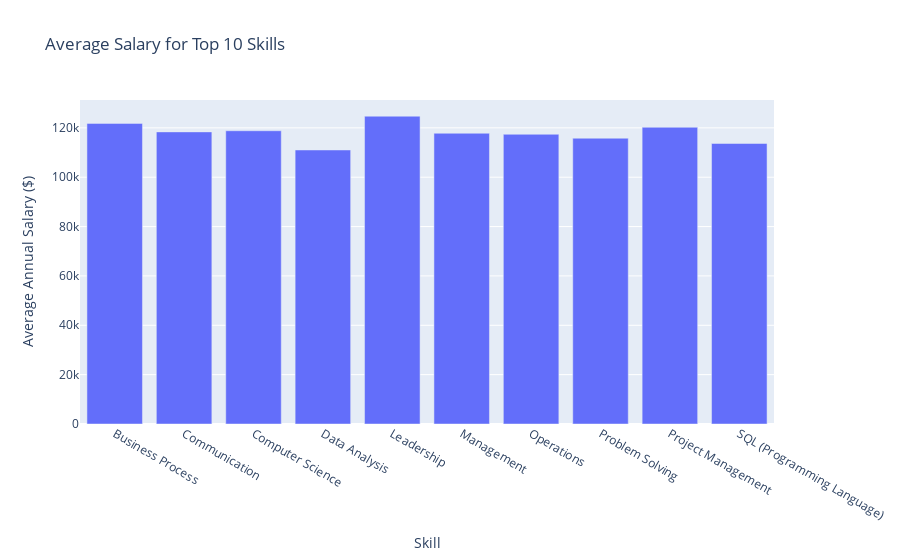

This figure's notebook cell:
### Markdown cell above
#### 5.1.2 Top Skills vs. Average Salary

### Code cell
# 5.1.2 Visual - Skills vs. Salary
import plotly.express as px
import ast

# This function safely converts the string of a list into an actual list
def parse_skills(skill_list_str):
    try:
        return ast.literal_eval(skill_list_str)
    except (ValueError, SyntaxError):
        return []

# Create a new column with the cleaned lists of skills
df['SKILLS_LIST'] = df['SKILLS_NAME'].apply(parse_skills)

# Create a new DataFrame where each skill gets its own row
df_skills_exploded = df.explode('SKILLS_LIST')

# --- Now, create the chart using the cleaned data ---
top_10_skills_by_count = df_skills_exploded['SKILLS_LIST'].value_counts().nlargest(10).index
df_top_skills = df_skills_exploded[df_skills_exploded['SKILLS_LIST'].isin(top_10_skills_by_count)]

avg_salary_for_top_skills = df_top_skills.groupby('SKILLS_LIST')['SALARY'].mean().reset_index()

fig2 = px.bar(
    avg_salary_for_top_skills,
    x='SKILLS_LIST',
    y="SALARY",
    title="Average Salary for Top 10 Skills",
    labels={'SKILLS_LIST': "Skill", "SALARY": "Average Annual Salary ($)"}
)
fig2.show()

### Figure 1 — Plotly figure (JSON) as saved in the notebook; plotly's stock layout.template omitted (floating-point values rounded to 4 significant figures)
{"data": [{"hovertemplate": "Skill=%{x}<br>Average Annual Salary ($)=%{y}<extra></extra>", "legendgroup": "", "marker": {"color": "#636efa", "pattern": {"shape": ""}}, "name": "", "orientation": "v", "showlegend": false, "textposition": "auto", "type": "bar", "x": ["Business Process", "Communication", "Computer Science", "Data Analysis", "Leadership", "Management", "Operations", "Problem Solving", "Project Management", "SQL (Programming Language)"], "xaxis": "x", "y": [121800.0, 118400.0, 118800.0, 111000.0, 124700.0, 117800.0, 117400.0, 115800.0, 120200.0, 113700.0], "yaxis": "y"}], "layout": {"barmode": "relative", "legend": {"tracegroupgap": 0}, "title": {"text": "Average Salary for Top 10 Skills"}, "xaxis": {"anchor": "y", "domain": [0, 1], "title": {"text": "Skill"}}, "yaxis": {"anchor": "x", "domain": [0, 1], "title": {"text": "Average Annual Salary ($)"}}}}
